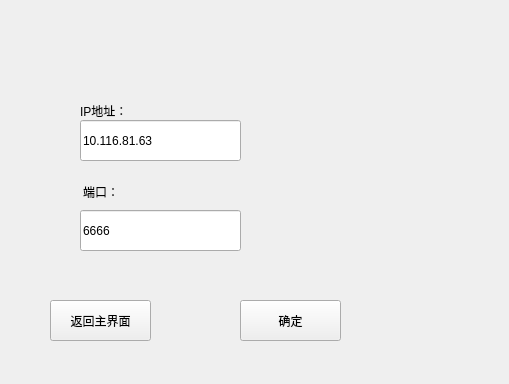
<?xml version="1.0" encoding="UTF-8"?>
<ui version="4.0">
 <class>funcWin_DataExport</class>
 <widget class="QWidget" name="funcWin_DataExport">
  <property name="geometry">
   <rect>
    <x>0</x>
    <y>0</y>
    <width>509</width>
    <height>384</height>
   </rect>
  </property>
  <property name="windowTitle">
   <string>Form</string>
  </property>
  <widget class="QLineEdit" name="lineE_ip">
   <property name="geometry">
    <rect>
     <x>80</x>
     <y>120</y>
     <width>161</width>
     <height>41</height>
    </rect>
   </property>
   <property name="text">
    <string>10.116.81.63</string>
   </property>
  </widget>
  <widget class="QLabel" name="label">
   <property name="geometry">
    <rect>
     <x>80</x>
     <y>100</y>
     <width>91</width>
     <height>21</height>
    </rect>
   </property>
   <property name="text">
    <string>IP地址：</string>
   </property>
  </widget>
  <widget class="QLineEdit" name="lineE_port">
   <property name="geometry">
    <rect>
     <x>80</x>
     <y>210</y>
     <width>161</width>
     <height>41</height>
    </rect>
   </property>
   <property name="text">
    <string>6666</string>
   </property>
  </widget>
  <widget class="QLabel" name="label_2">
   <property name="geometry">
    <rect>
     <x>83</x>
     <y>182</y>
     <width>71</width>
     <height>20</height>
    </rect>
   </property>
   <property name="text">
    <string>端口：</string>
   </property>
  </widget>
  <widget class="QPushButton" name="btn_ok">
   <property name="geometry">
    <rect>
     <x>240</x>
     <y>300</y>
     <width>101</width>
     <height>41</height>
    </rect>
   </property>
   <property name="text">
    <string>确定</string>
   </property>
  </widget>
  <widget class="QPushButton" name="btn_back_mainW">
   <property name="geometry">
    <rect>
     <x>50</x>
     <y>300</y>
     <width>101</width>
     <height>41</height>
    </rect>
   </property>
   <property name="text">
    <string>返回主界面</string>
   </property>
  </widget>
 </widget>
 <resources/>
 <connections/>
</ui>
